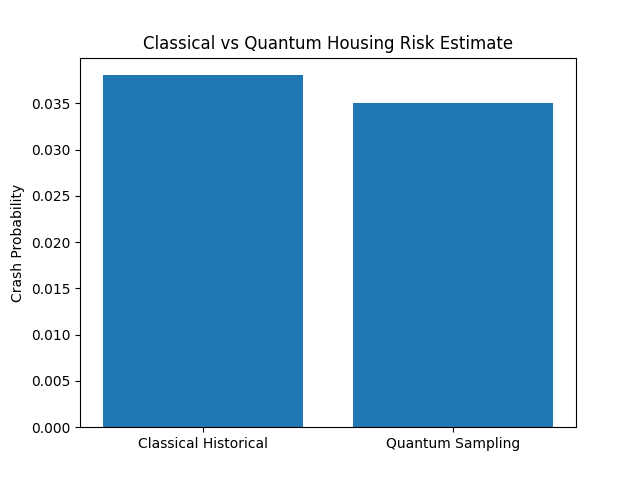

Write Python code to recreate this figure.
import pandas as pd
import matplotlib.pyplot as plt

data = pd.read_csv("data/quantum_results.csv")

plt.bar(
    data["Method"],
    data["Crash Probability"]
)

plt.ylabel("Crash Probability")
plt.title("Classical vs Quantum Housing Risk Estimate")

plt.savefig("graphs/quantum_comparison.png")

print("Graph saved!")
